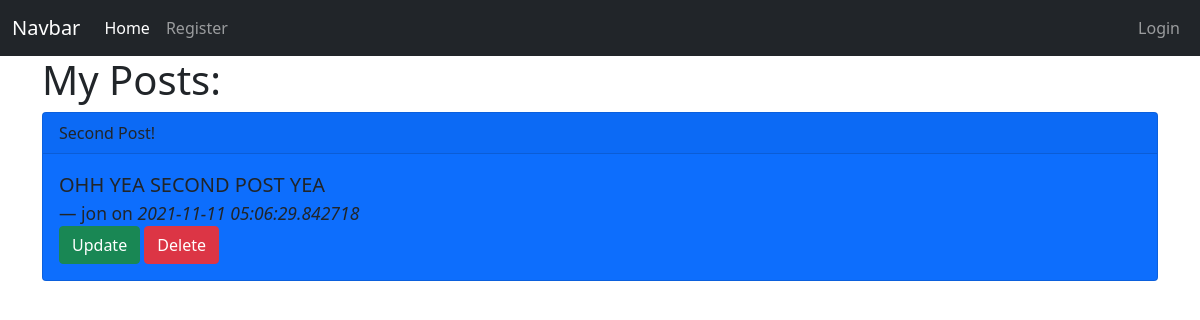
The app's page /posts/2, older data.
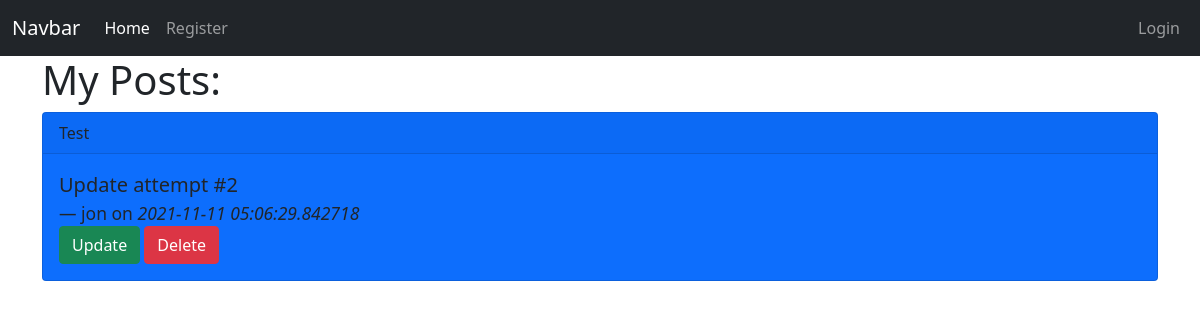
The same page, newer data.
### app/models.py (models this page shows, shortened)
class Post(db.Model):
    id = db.Column(db.Integer, primary_key=True)
    title = db.Column(db.String(200))
    content = db.Column(db.String(300))
    date_created = db.Column(db.Integer, nullable=False, default=datetime.utcnow)
    user_id = db.Column(db.Integer, db.ForeignKey('user.id'), nullable=False)

### app/routes.py (the view)
@app.route('/posts/<int:post_id>')
def post_detail(post_id):
    post = Post.query.get_or_404(post_id)
    return render_template('post_detail.html', post=post)

### app/templates/post_detail.html (shortened to what this page needs)
{% extends 'base.html' %}
{% block content %}
<h1>My Posts:</h1>
<div class="card bg-primary text-dark">
    <div class="card-header">
    {{ post.title }}
    </div>
    <div class="card-body">
        <blockquote class="blockquote mb-0">
            <p>{{ post.content }}</p>
            <footer class="blockquote-footer text-dark">{{ post.author.username }} on <cite title="Source Title">
                {{ post.date_created}}
            </cite></footer>
        </blockquote>
        <a href="{{ url_for('post_edit', post_id=post.id) }}" class="btn btn-success">Update</a>
            <button type="button" class="btn btn-danger" data-bs-toggle="modal" data-bs-target="#deleteModal">
                Delete
            </button>
    </div>
</div>
{% endblock %}

Row changes from the older to the newer data that the page shows:
changed Post: title "Second Post!" → "Test"; content "OHH YEA SECOND POST YEA" → "Update attempt #2"
